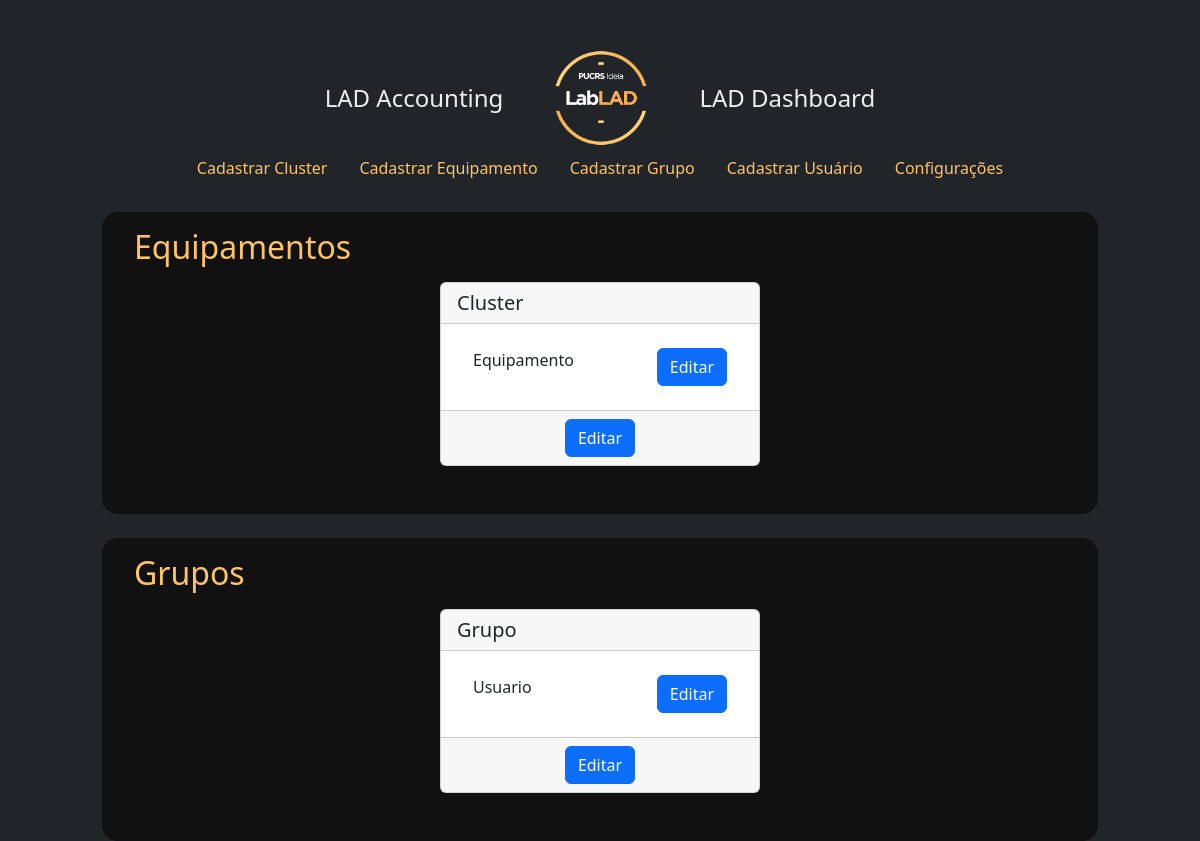
Before: / with the older database file.
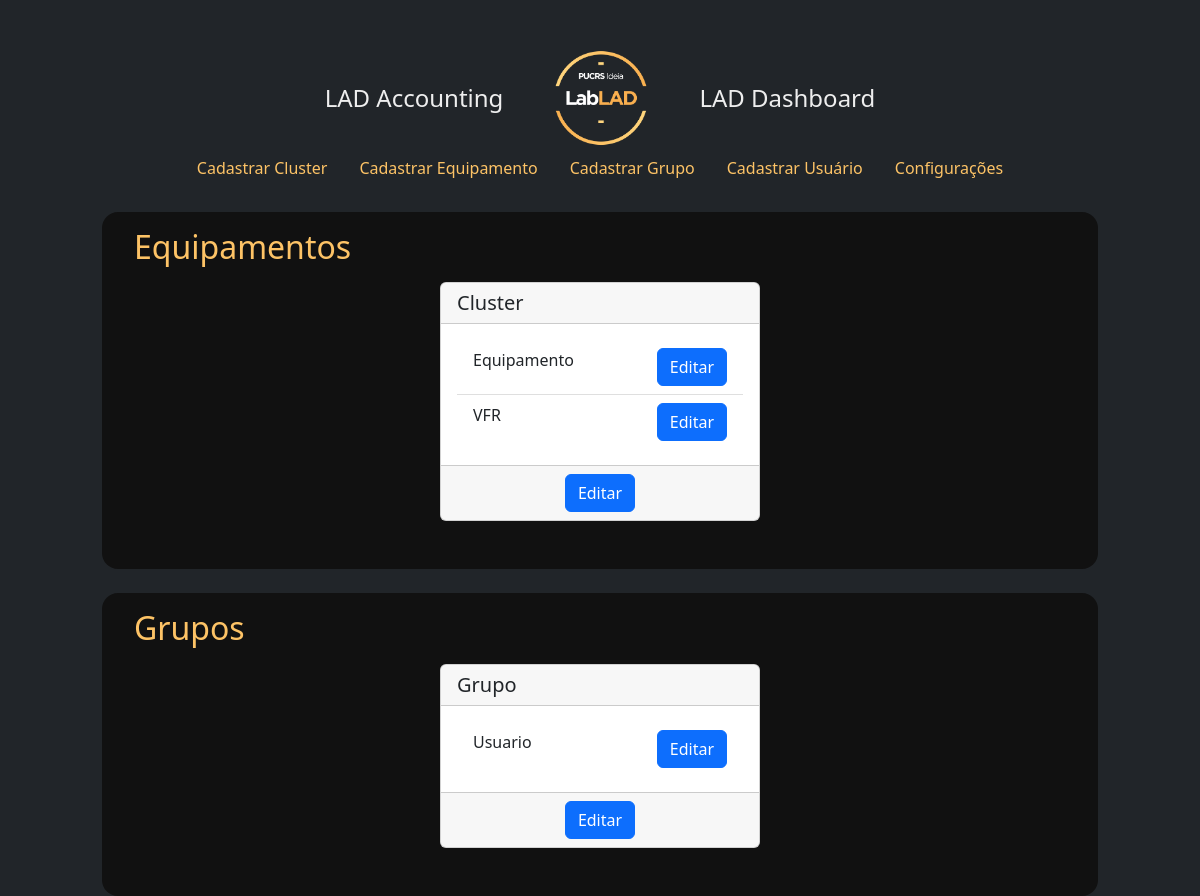
After: the same page with the newer database file.
### app.py (models this page shows)
class BaseModel(Model):
    class Meta:
        database = database

class Cluster(BaseModel):
    name = CharField(unique=True)
    description = TextField()
    date_beg = DateField()
    date_end = DateField()
    status = BooleanField()

class Equipamento(BaseModel):
    cluster = ForeignKeyField(Cluster, backref='equipamentos', on_delete='cascade')
    hostname = CharField()
    modelo = CharField()
    tipo = CharField()
    patrimonio = CharField()
    serviceTag = CharField()
    nucleo = IntegerField()
    memoria = IntegerField()
    disco = IntegerField()
    date_beg = DateField()
    date_end = DateField()
    status = BooleanField()

class Grupo(BaseModel):
    nome = CharField(unique=True)
    demanda = IntegerField()
    unidade = CharField()
    coordenador = CharField()
    status = BooleanField()
    date_beg = DateField()
    observacoes = TextField()
    tipo = CharField()

class Usuario(BaseModel):
    grupo = ForeignKeyField(Grupo, backref='usuarios')
    nome = CharField()
    email = CharField()
    date_beg = DateField()
    date_end = DateField()
    observacoes = TextField()
    status = BooleanField()

### app.py (the view)
@server.route('/', methods=['GET', 'POST'])
def homepage():
    lista_cluster = Cluster.select().order_by(Cluster.name).prefetch(Equipamento)
    lista_grupo = Grupo.select().order_by(Grupo.nome).prefetch(Usuario)
    return render_template('homepage.html', lista_cluster=lista_cluster, lista_grupo=lista_grupo)

### app.py (called while the page is built)
@server.before_request
def before_request():
    g.db = database
    g.db.connect()

@server.after_request
def after_request(response):
    g.db.close()
    return response

### templates/homepage.html
{% extends "layout.html" %} {% block body %}
<section class="cluster mb-4">
    <h2 class="mb-3">Equipamentos</h2>
    <div class="row">
        {% for cluster in lista_cluster %}
        <div class="col m-auto">
            <div class="card m-auto">
                <h5 class="card-header">{{ cluster.name }}</h5>
                <div class="card-body">
                    <ul class="list-group list-group-flush">
                        {% for equipamento in cluster.equipamentos %}
                        <li class="list-group-item">
                            {{ equipamento.hostname }}<a class="btn btn-primary"
                                href="{{ url_for('equipamento', equipName=equipamento.hostname) }}" role="button"
                                style="float: right">Editar</a>
                        </li>
                        {% endfor %}
                    </ul>
                </div>
                <div class="card-footer text-center">
                    <a class="btn btn-primary" href="{{ url_for('cluster', clusterName=cluster.name) }}" role="button">Editar</a>
                </div>
            </div>
        </div>
        {% endfor %}
    </div>
</section>
<section class="grupo">
    <h2 class="mb-3">Grupos</h2>
    <div class="row">
        {% for grupo in lista_grupo %}
        <div class="col m-auto">
            <div class="card m-auto">
                <h5 class="card-header">{{ grupo.nome }}</h5>
                <div class="card-body">
                    <ul class="list-group list-group-flush">
                        {% for usuario in grupo.usuarios %}
                        <li class="list-group-item">{{ usuario.nome }}
                            <a class="btn btn-primary ml-2" href="{{ url_for('usuario', userName=usuario.nome) }}" role="button" style="float: right">Editar</a>
                        </li>
                        {% endfor %}
                    </ul>
                </div>
                <div class="card-footer text-center">
                    <a class="btn btn-primary" href="{{ url_for('grupo', groupName=grupo.nome) }}" role="button">Editar</a>
                </div>
            </div>
        </div>
        {% endfor %}
    </div>
</section>
{% endblock %}

### templates/layout.html (shortened to what this page needs)
<!DOCTYPE HTML>
<html lang="en">
<head>
  <link rel=stylesheet type=text/css href="{{ url_for('static', filename='style.css') }}">
  <link rel="stylesheet" href="https://cdn.jsdelivr.net/npm/bootstrap@5.2.0/dist/css/bootstrap.min.css">
</head>
<body>
  <div class=page>
    <nav class="navbar">
      <div class="navbar-brand">
        <a class="navbar-brand-title" href="{{ url_for('homepage') }}">LAD Accounting</a>
        <img src="{{ url_for('static', filename='images/LabLAD.png') }}" alt=" Logo LabLAD" width="100" height="100" class="d-inline-block align-text-middle">
        <a class="navbar-brand-title" href="{{ url_for('/dash/') }}">LAD Dashboard</a>
      </div>
      <ul class="nav">
        <li class="nav-item">
          <a class="nav-link" href="{{ url_for('cluster', clusterName='cadastro')}}">Cadastrar Cluster</a>
        </li>
        <li class="nav-item">
          <a class="nav-link" href="{{ url_for('equipamento', equipName='cadastro') }}">Cadastrar Equipamento</a>
        </li>
        <li class="nav-item">
          <a class="nav-link" href="{{ url_for('grupo', groupName='cadastro')}}">Cadastrar Grupo</a>
        </li>
        <li class="nav-item">
          <a class="nav-link" href="{{ url_for('usuario', userName='cadastro') }}">Cadastrar Usuário</a>
        </li>
        <li class="nav-item">
          <a class="nav-link" href="{{ url_for('config') }}">Configurações</a>
        </li>
      </ul>
    </nav>
    {% block body %}{% endblock %}
  </div>
</body>
</html>

### assets/style.css (style rules this page uses)
* { margin: 0; padding: 0; font-family: system-ui, -apple-system, BlinkMacSystemFont, 'Segoe UI', Roboto, Oxygen, Ubuntu, Cantarell, 'Open Sans', 'Helvetica Neue', sans-serif }
:root { --first_color: #FDC366; --second_color: #212529; --third_color: #111111; --fourth_color: #1E6EFF; --fifth-color: #EEE; font-size: 16px; }
body, .page, html { width: 100%; min-height: 100vh; background: var(--second_color); flex-direction: column; }
.navbar { background-color: var(--second_color); display: flex; flex-direction: column; padding: 3rem 0 1.5rem 0 !important; }
.navbar-brand { margin: 0 !important; padding: 0 !important; display: flex; gap: 3rem; align-items: center; }
.navbar-brand-title { text-decoration: none; font-size: 1.5rem; color: var(--fifth-color); }
.nav-link, .nav-item { text-decoration: none; color: var(--first_color) !important; }
section, .cadastro, .config { background-color: var(--third_color); padding: 1rem 2rem 3rem; width: 83%; margin: auto; border-radius: 1rem; }
h2 { font-size: 1.2rem; color: var(--first_color); }
.page ul { list-style-type: none; }
.page li { clear: both; }
.card { max-width: 20rem; }

Changed rows visible on the page:
added Equipamento: hostname "VFR"
